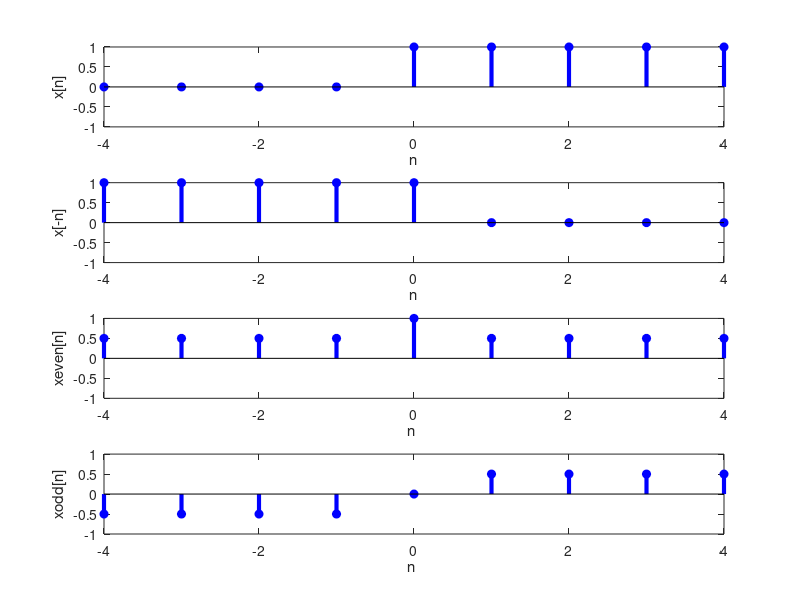

Reproduce this figure in MATLAB.
clear;
clc;
close all
%Initiliaze x[n]
n=-4:4;
x=[ 0 0 0 0 1 1 1 1 1];

%Plot x[n]
subplot(4,1,1)
stem(n,x,'b','filled','LineWidth',3)
axis ([-4 4 -1 1])
xlabel ('n')
ylabel('x[n]')

%Plot x[-n]
x1=fliplr(x);
subplot(4,1,2)
stem(n,x1,'b','filled','LineWidth',3)
axis ([-4 4 -1 1])
xlabel('n')
ylabel('x[-n]')

%Plot Even{x[n]}
x2=(x+x1)*0.5;
subplot(4,1,3)
stem(n,x2,'b','filled','LineWidth',3)
axis ([-4 4 -1 1])
xlabel('n ')
ylabel('xeven[n]')

%Plot Odd{x[n]}
x3=(x-x1)*0.5;
subplot(4,1,4)
stem(n,x3,'b','filled','LineWidth',3)
axis ([-4 4 -1 1])
xlabel('n ')
ylabel('xodd[n]')